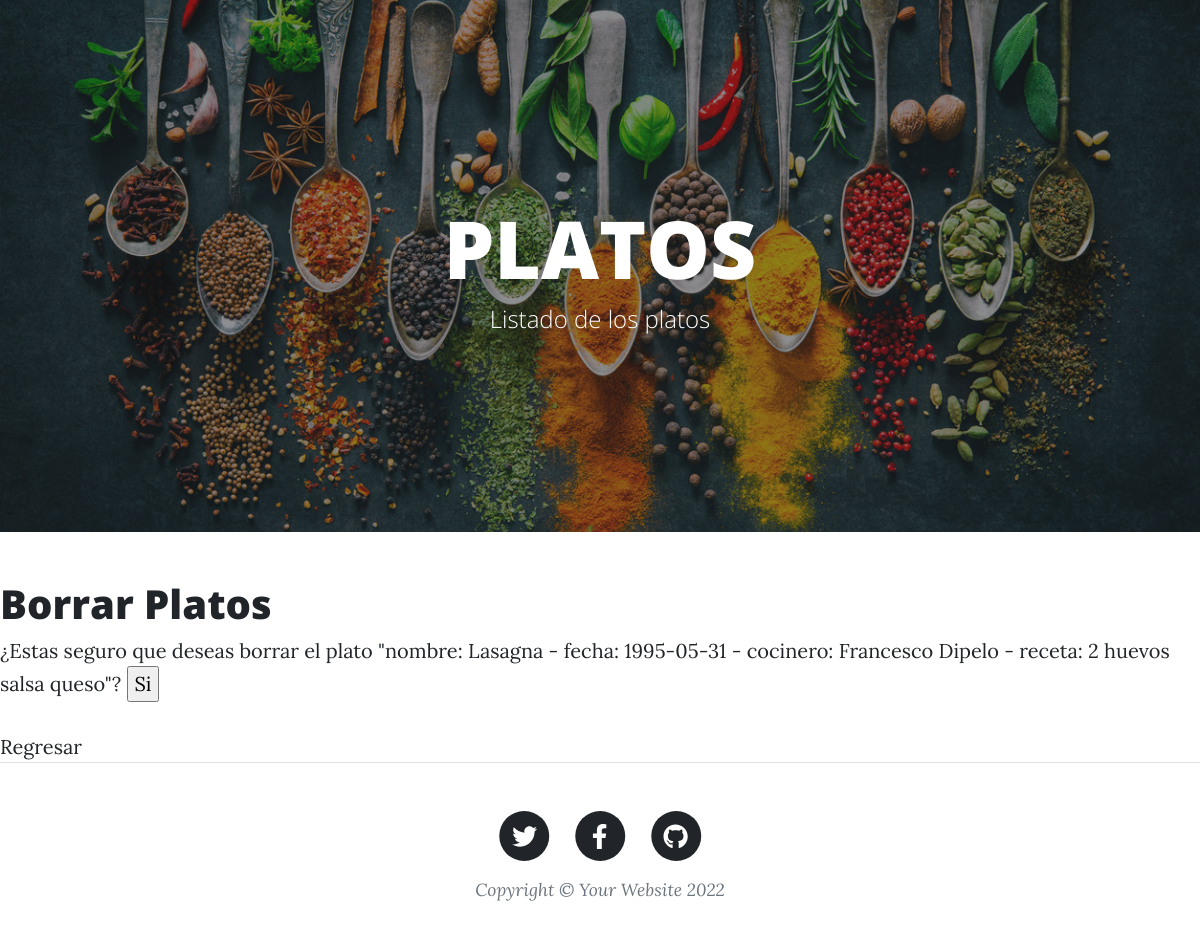
Page /AppBlog/platos/borrar/2 on the earlier database version.
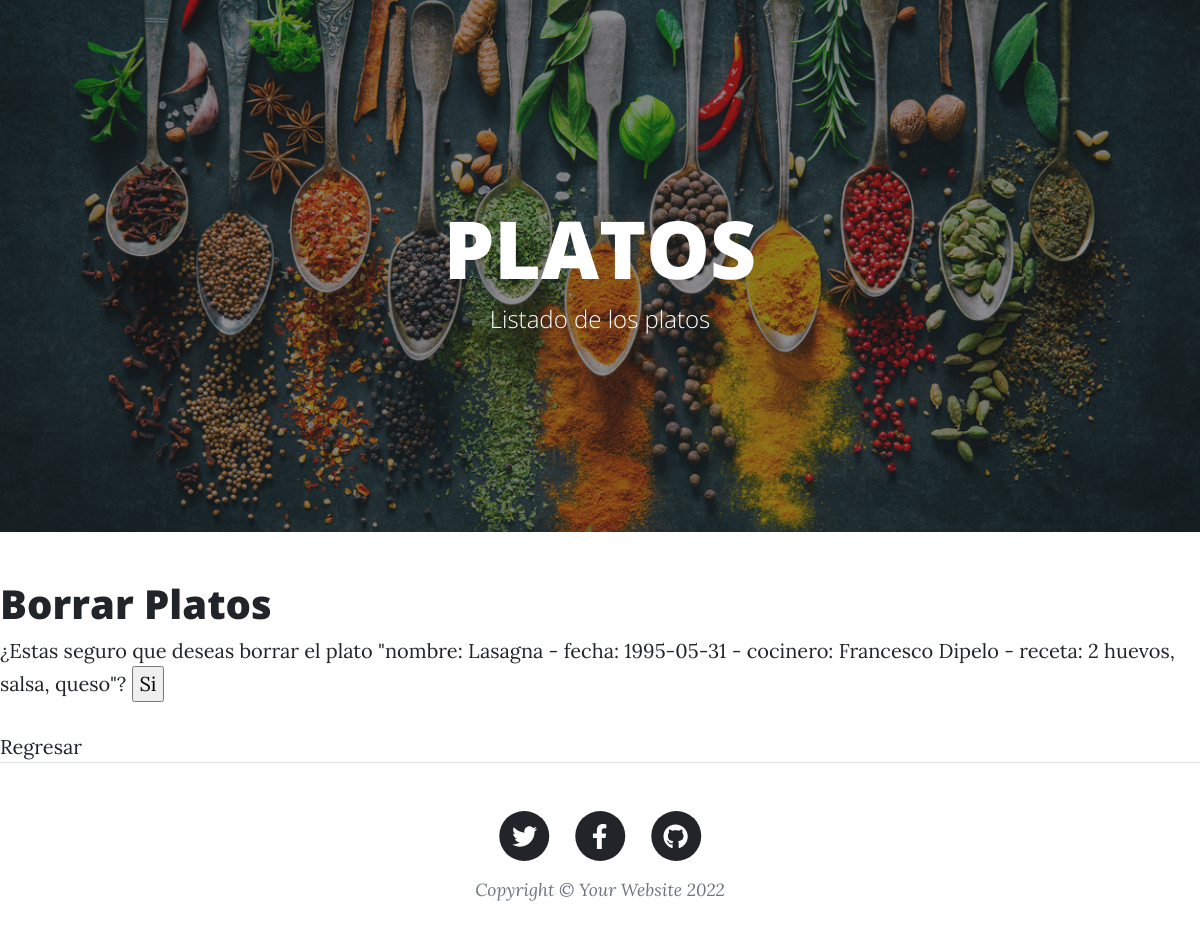
Same page on the later database version.
### AppBlog/models.py (models this page shows)
class Platos(models.Model):
    nombre = models.CharField(max_length=40)
    fecha = models.DateField()
    cocinero = models.CharField(max_length=40)
    receta = models.TextField()
    def __str__(self):
        return f"nombre: {self.nombre} - fecha: {self.fecha} - cocinero: {self.cocinero} - receta: {self.receta}"

### AppBlog/views.py (the view)
# urls.py: path('platos/borrar/<pk>', PlatosDelete.as_view(), name='platosBorrar'),
class PlatosDelete(DeleteView):
    model = Platos
    success_url = reverse_lazy("platosLista")

### AppBlog/template/AppBlog/platos_confirm_delete.html
{% extends "AppBlog/padre_platos.html" %}
{% load static %}
{% block contenidoQueCambia %}
<h1>Borrar Platos</h1>
    <form method="post">{% csrf_token %}
        ¿Estas seguro que deseas borrar el plato "{{ object }}"?
        <input type="submit" value="Si" />
    </form>
<br>
<a href="{% url 'platosLista' %}">Regresar</a>
{% endblock %}

Differences in the rows shown:
changed Platos: nombre+fecha+cocinero "nombre: Lasagna - fecha: 1995-05-31 - cocinero: Francesco Dipelo - receta: 2 huevos salsa queso" → "nombre: Lasagna - fecha: 1995-05-31 - cocinero: Francesco Dipelo - receta: 2 huevos, salsa, queso"
